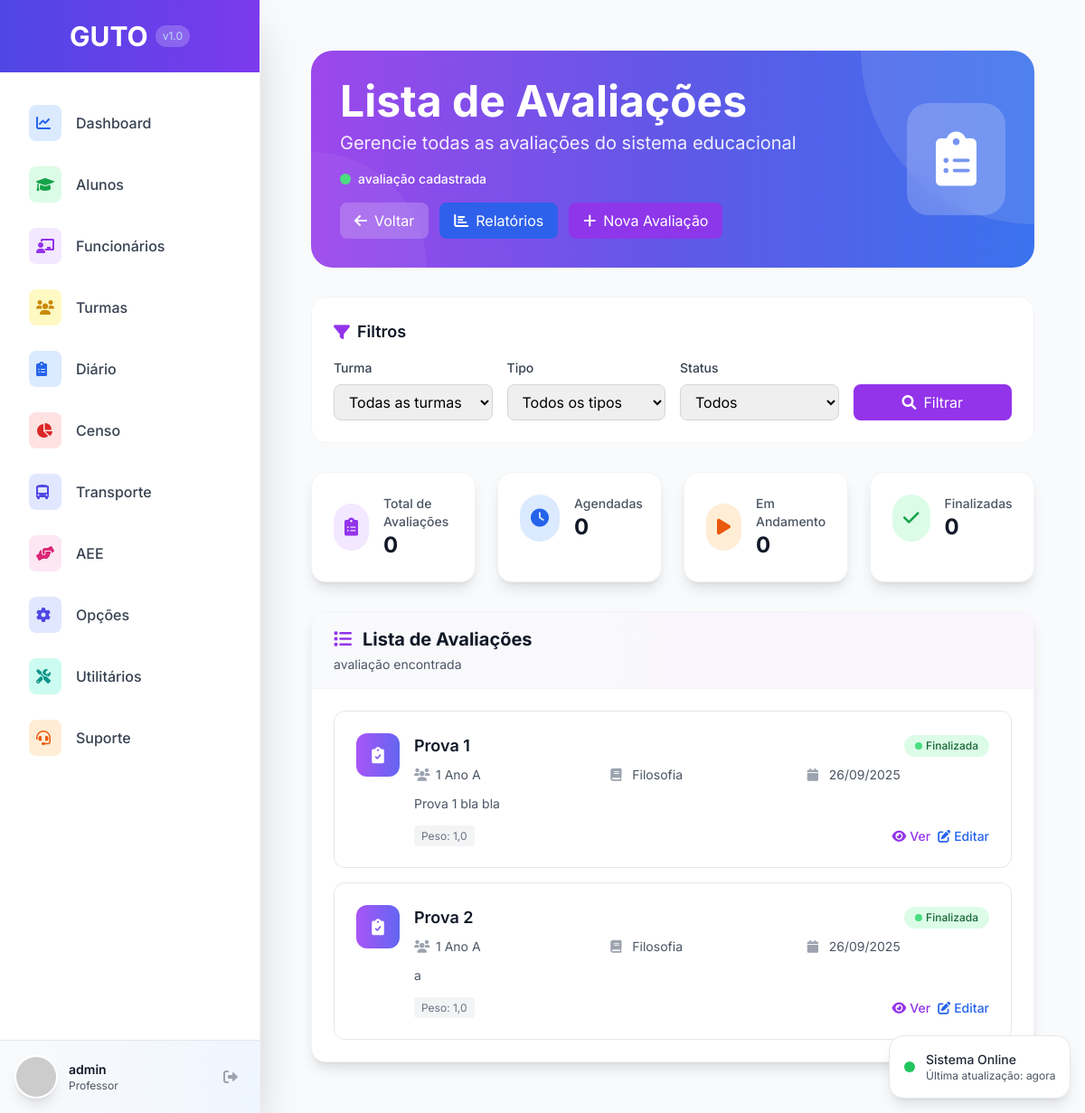
/turmas/avaliacoes/ (signed in), run on an earlier commit of the app's database.
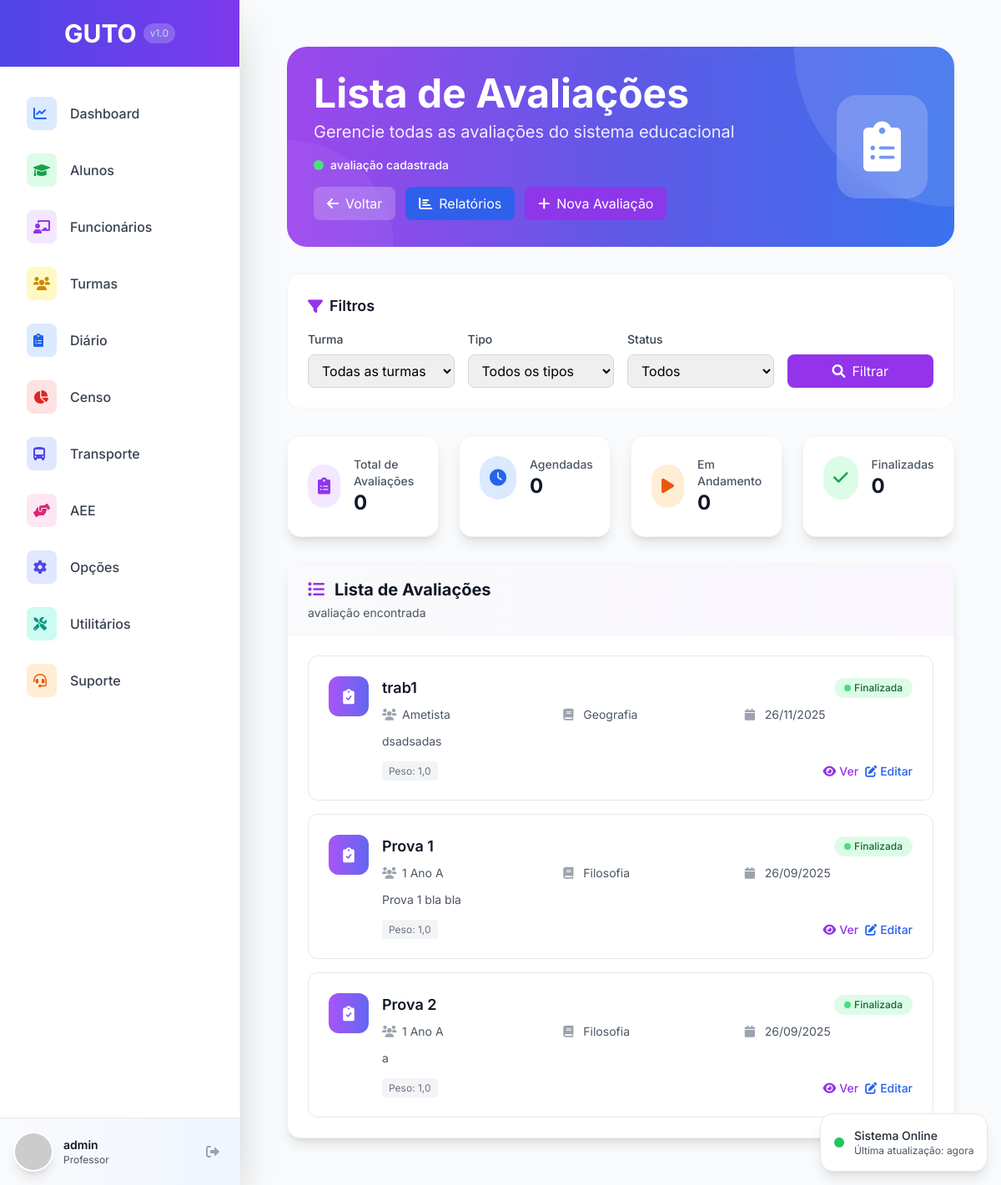
And on a later commit of the database.
### turma/models.py (models this page shows, shortened)
class Avaliacao(models.Model):
    turma = models.ForeignKey(Turma, on_delete=models.CASCADE, related_name='avaliacoes', verbose_name="Turma")
    disciplina = models.ForeignKey(Disciplina, on_delete=models.CASCADE, verbose_name="Disciplina")
    divisao_periodo = models.ForeignKey(DivisaoPeriodoLetivo, on_delete=models.CASCADE, verbose_name="Período")
    tipo_avaliacao = models.ForeignKey(TipoAvaliacao, on_delete=models.CASCADE, verbose_name="Tipo de Avaliação")
    professor = models.ForeignKey(User, on_delete=models.PROTECT, verbose_name="Professor")
    nome = models.CharField(max_length=255, verbose_name="Nome da Avaliação")
    descricao = models.TextField(blank=True, null=True, verbose_name="Descrição")
    data_aplicacao = models.DateField(verbose_name="Data de Aplicação")
    valor_maximo = models.DecimalField(max_digits=4, decimal_places=2, default=10.00, verbose_name="Valor Máximo")
    peso = models.DecimalField(max_digits=3, decimal_places=1, default=1.0, verbose_name="Peso")
    ativo = models.BooleanField(default=True, verbose_name="Avaliação Ativa")
    notas_lancadas = models.BooleanField(default=False, verbose_name="Notas Lançadas")
    data_criacao = models.DateTimeField(auto_now_add=True, verbose_name="Data de Criação")
    data_atualizacao = models.DateTimeField(auto_now=True, verbose_name="Última Atualização")
    class Meta:
        verbose_name = "Avaliação"
        verbose_name_plural = "Avaliações"
        ordering = ['-data_aplicacao', 'nome']

class Turma(models.Model):
    TIPO_ENSINO_CHOICES = [
        ('EDUCACAO_INFANTIL', 'Educação Infantil'),
        ('ENSINO_FUNDAMENTAL_I', 'Ensino Fundamental I'),
        ('ENSINO_FUNDAMENTAL_II', 'Ensino Fundamental II'),
        ('ENSINO_MEDIO', 'Ensino Médio'),
    ]
    ANO_SERIE_CHOICES = [
        ('BERÇARIO', 'Berçário'),
        ('MATERNAL_I', 'Maternal I'),
        ('MATERNAL_II', 'Maternal II'),
        ('PRE_I', 'Pré I'),
        ('PRE_II', 'Pré II'),
        ('1_ANO', '1º Ano'),
        ('2_ANO', '2º Ano'),
        ('3_ANO', '3º Ano'),
        ('4_ANO', '4º Ano'),
        ('5_ANO', '5º Ano'),
        ('6_ANO', '6º Ano'),
        ('7_ANO', '7º Ano'),
        ('8_ANO', '8º Ano'),
        ('9_ANO', '9º Ano'),
        ('1_ANO_EM', '1º Ano'),
        ('2_ANO_EM', '2º Ano'),
        ('3_ANO_EM', '3º Ano'),
    ]
    TURNO_CHOICES = [
        ('MATUTINO', 'Matutino'),
        ('VESPERTINO', 'Vespertino'),
        ('NOTURNO', 'Noturno'),
        ('INTEGRAL', 'Integral'),
    ]
    nome = models.CharField(max_length=255, verbose_name="Nome da Turma")
    periodo_letivo = models.CharField(max_length=4, default=str(date.today().year), verbose_name="Período Letivo")
    tipo_ensino = models.CharField(max_length=50, choices=TIPO_ENSINO_CHOICES, verbose_name="Tipo de Ensino")
    ano_serie = models.CharField(max_length=50, choices=ANO_SERIE_CHOICES, verbose_name="Ano/Série")
    turno = models.CharField(max_length=20, choices=TURNO_CHOICES, verbose_name="Turno")
    diario_fechado = models.BooleanField(default=False, verbose_name="Diário Fechado")
    vagas_total = models.IntegerField(default=30, verbose_name="Total de Vagas")
    data_criacao = models.DateTimeField(auto_now_add=True, verbose_name="Data de Criação", null=True, blank=True)
    usuario_criacao = models.ForeignKey(User, on_delete=models.PROTECT, verbose_name="Criado por", null=True, blank=True)
    class Meta:
        verbose_name = "Turma"
        verbose_name_plural = "Turmas"
        unique_together = ['nome', 'periodo_letivo']
        ordering = ['periodo_letivo', 'ano_serie', 'nome']

class Disciplina(models.Model):
    nome = models.CharField(max_length=255, verbose_name="Nome da Disciplina")
    codigo = models.CharField(max_length=20, unique=True, verbose_name="Código da Disciplina", blank=True)
    avalia_por_conceito = models.BooleanField(default=False, verbose_name="Avalia por Conceito")
    carga_horaria = models.IntegerField(default=40, verbose_name="Carga Horária")
    ativo = models.BooleanField(default=True, verbose_name="Disciplina Ativa")
    class Meta:
        verbose_name = "Disciplina"
        verbose_name_plural = "Disciplinas"
        ordering = ['nome']

### turma/views.py (the view)
# urls.py: path('avaliacoes/', views.avaliacoes_list, name='avaliacoes_list'),
@login_required
def avaliacoes_list(request):
    avaliacoes = Avaliacao.objects.all().order_by('-data_aplicacao')
    turma_id = request.GET.get('turma')
    disciplina_id = request.GET.get('disciplina')
    tipo_id = request.GET.get('tipo')
    status = request.GET.get('status')
    if turma_id:
        avaliacoes = avaliacoes.filter(turma_id=turma_id)
    if disciplina_id:
        avaliacoes = avaliacoes.filter(disciplina_id=disciplina_id)
    if tipo_id:
        avaliacoes = avaliacoes.filter(tipo_avaliacao_id=tipo_id)
    paginator = Paginator(avaliacoes, 20)
    page_number = request.GET.get('page')
    page_obj = paginator.get_page(page_number)
    turmas = Turma.objects.all().order_by('nome')
    disciplinas = Disciplina.objects.all().order_by('nome')
    tipos = TipoAvaliacao.objects.all().order_by('nome')
    context = {
        'page_obj': page_obj,
        'avaliacoes': page_obj,
        'turmas': turmas,
        'disciplinas': disciplinas,
        'tipos': tipos,
        'current_filters': {
            'turma': turma_id,
            'disciplina': disciplina_id,
            'tipo': tipo_id,
            'status': status,
        }
    }
    return render(request, 'turma/avaliacoes_list.html', context)

### templates/turma/avaliacoes_list.html (shortened to what the changed rows need)
{% extends 'base.html' %}
{% load static %}
{% block content %}
<div class="p-8 max-w-7xl mx-auto">
    <div class="relative mb-8 overflow-hidden rounded-3xl">
        <div class="relative p-8 text-white">
            <div class="flex items-center justify-between">
                <div>
                    <h1 class="text-5xl font-bold mb-2">Lista de Avaliações</h1>
                </div>
            </div>
        </div>
    </div>
    <div class="bg-white rounded-2xl shadow-lg border border-gray-100 overflow-hidden">
        <div class="p-6">
            {% if avaliacoes %}
            <div class="space-y-4">
                {% for avaliacao in avaliacoes %}
                <div class="avaliacao-card bg-white rounded-xl border border-gray-200 p-6">
                    <div class="flex items-center justify-between">
                        <div class="flex items-start space-x-4 flex-1">
                            <div class="w-12 h-12 bg-gradient-to-r from-purple-500 to-indigo-500 rounded-xl flex items-center justify-center flex-shrink-0">
                                <i class="fas fa-clipboard-check text-white text-lg"></i>
                            </div>
                            <div class="flex-1 min-w-0">
                                <div class="flex items-center justify-between mb-2">
                                    <h4 class="text-lg font-semibold text-gray-900 truncate">{{ avaliacao.nome }}</h4>
                                    {% if avaliacao.data_aplicacao %}
                                        {% if avaliacao.data_aplicacao|date:"Y-m-d" == "now"|date:"Y-m-d" %}
                                            <span class="status-badge inline-flex items-center px-3 py-1 rounded-full text-xs font-medium bg-orange-100 text-orange-800">
                                                <span class="w-2 h-2 bg-orange-400 rounded-full mr-1 animate-pulse"></span>
                                                Hoje
                                            </span>
                                        {% elif avaliacao.data_aplicacao > "now"|date %}
                                            <span class="status-badge inline-flex items-center px-3 py-1 rounded-full text-xs font-medium bg-blue-100 text-blue-800">
                                                <span class="w-2 h-2 bg-blue-400 rounded-full mr-1"></span>
                                                Agendada
                                            </span>
                                        {% else %}
                                            <span class="status-badge inline-flex items-center px-3 py-1 rounded-full text-xs font-medium bg-green-100 text-green-800">
                                                <span class="w-2 h-2 bg-green-400 rounded-full mr-1"></span>
                                                Finalizada
                                            </span>
                                        {% endif %}
                                    {% endif %}
                                </div>
                                <div class="grid grid-cols-1 md:grid-cols-3 gap-4 text-sm text-gray-600">
                                    {% if avaliacao.turma %}
                                    <div class="flex items-center">
                                        <i class="fas fa-users text-gray-400 mr-2 w-4"></i>
                                        <span>{{ avaliacao.turma.nome }}</span>
                                    </div>
                                    {% endif %}
                                    {% if avaliacao.disciplina %}
                                    <div class="flex items-center">
                                        <i class="fas fa-book text-gray-400 mr-2 w-4"></i>
                                        <span>{{ avaliacao.disciplina.nome }}</span>
                                    </div>
                                    {% endif %}
                                    {% if avaliacao.data_aplicacao %}
                                    <div class="flex items-center">
                                        <i class="fas fa-calendar text-gray-400 mr-2 w-4"></i>
                                        <span>{{ avaliacao.data_aplicacao|date:"d/m/Y" }}</span>
                                    </div>
                                    {% endif %}
                                </div>
                                {% if avaliacao.descricao %}
                                <p class="text-sm text-gray-600 mt-3 line-clamp-2">{{ avaliacao.descricao|truncatechars:120 }}</p>
                                {% endif %}
                                <div class="flex items-center justify-between mt-4">
                                    <div class="text-xs text-gray-500">
                                        {% if avaliacao.peso %}
                                        <span class="bg-gray-100 px-2 py-1 rounded">Peso: {{ avaliacao.peso }}</span>
                                        {% endif %}
                                    </div>
                                    <div class="flex space-x-2">
                                        <a href="{% url 'turma:avaliacao_detail' avaliacao.pk %}" class="text-purple-600 hover:text-purple-800 text-sm font-medium">
                                            <i class="fas fa-eye mr-1"></i>Ver
                                        </a>
                                        <a href="{% url 'turma:avaliacao_edit' avaliacao.pk %}" class="text-blue-600 hover:text-blue-800 text-sm font-medium">
                                            <i class="fas fa-edit mr-1"></i>Editar
                                        </a>
                                    </div>
                                </div>
                            </div>
                        </div>
                    </div>
                </div>
                {% endfor %}
            </div>
            {% endif %}
        </div>
    </div>
</div>
{% endblock %}

What changed in the data, as far as the page shows it:
added Avaliacao: nome "trab1", shows "Finalizada", turma.nome "Ametista", disciplina.nome "Geografia", data_aplicacao "26/11/2025", descricao "dsadsadas", peso "1,0"
